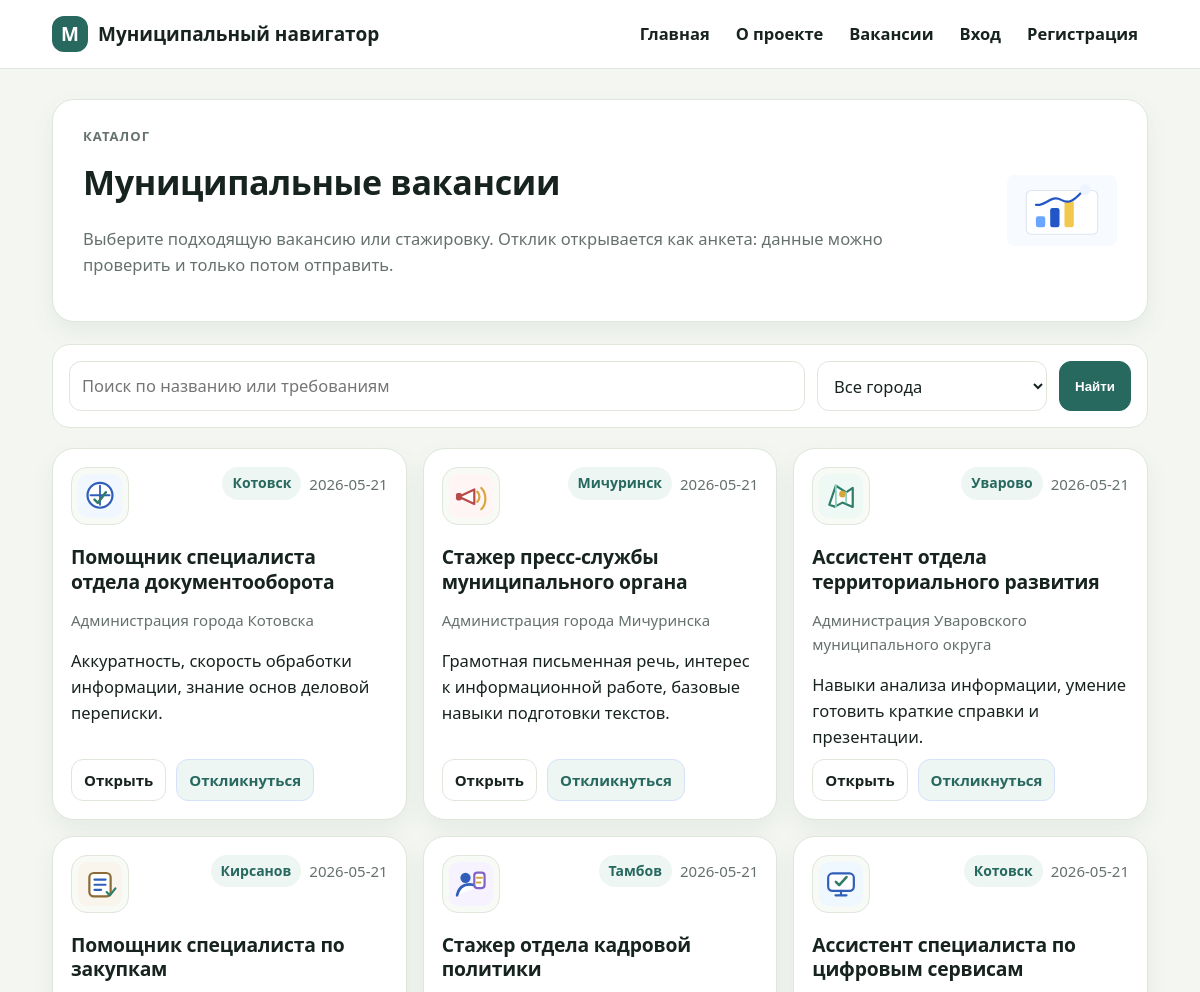
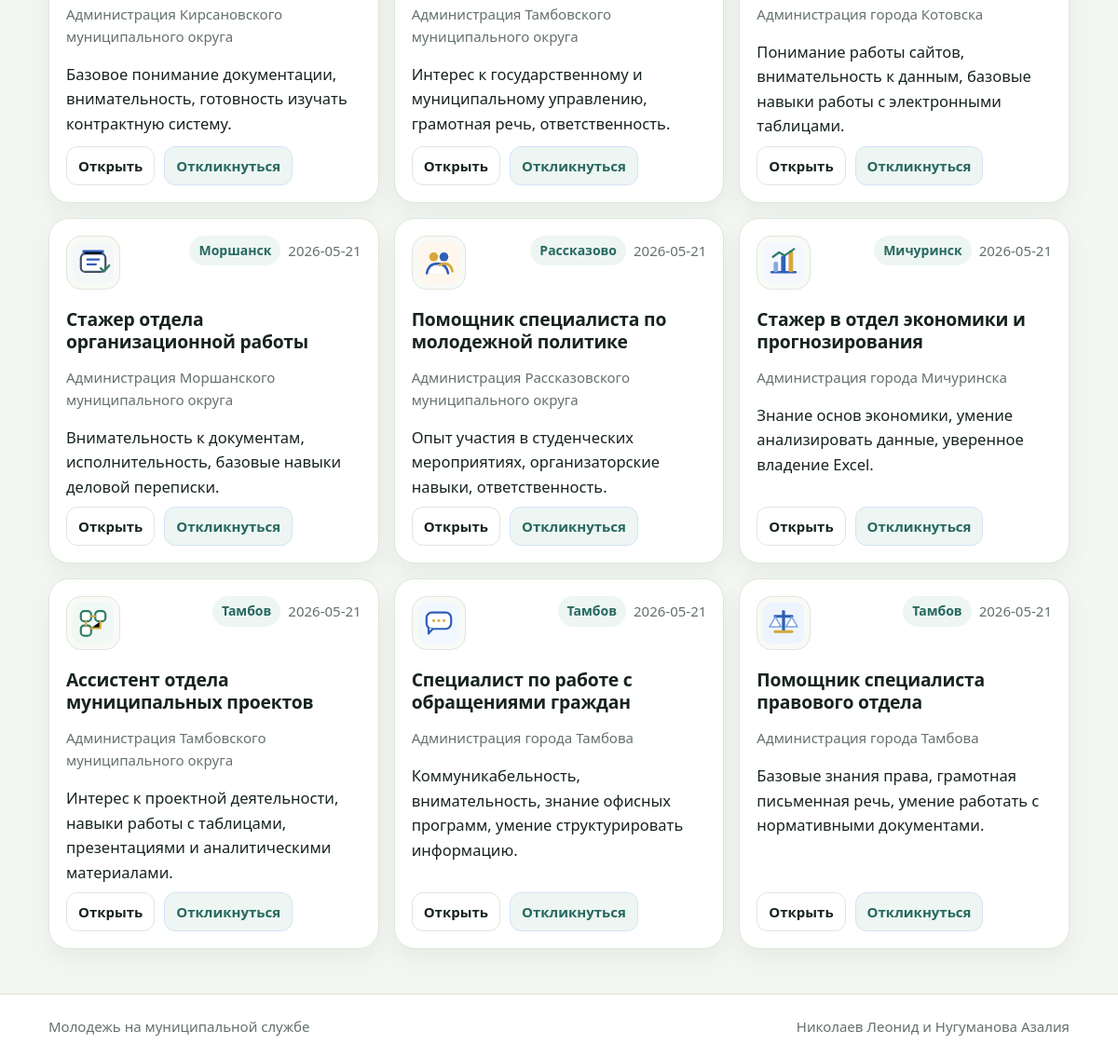
/vacancies, run on the app's committed database (2 pictures, top to bottom).
### tables this page shows
CREATE TABLE "Главное_меню" (
    "id" INTEGER PRIMARY KEY AUTOINCREMENT,
    "название" TEXT NOT NULL,
    "ссылка" TEXT NOT NULL,
    "роль" TEXT NOT NULL DEFAULT 'all',
    "порядок" INTEGER NOT NULL DEFAULT 0
);

CREATE TABLE "Вакансии" (
    "id" INTEGER PRIMARY KEY AUTOINCREMENT,
    "id_органа" INTEGER NOT NULL,
    "название" TEXT NOT NULL,
    "требования" TEXT,
    "условия" TEXT,
    "изображение" TEXT NOT NULL DEFAULT 'city.svg',
    "дата_публикации" TEXT NOT NULL DEFAULT CURRENT_TIMESTAMP,
    "активна" INTEGER NOT NULL DEFAULT 1,
    FOREIGN KEY ("id_органа") REFERENCES "Муниципальные_органы"("id") ON DELETE CASCADE
);

### app.py (the view)
@app.route('/vacancies')
def vacancies():
    search = request.args.get('q', '').strip()
    city = request.args.get('city', '').strip()
    vacancies_list = g.dbase.get_vacancies(search=search, city=city)
    cities = g.dbase.get_cities()
    return render_template('vacancies.html', title='Вакансии', vacancies=vacancies_list, cities=cities, search=search, city=city)

### FDataBase.py (called while the page is built)
    def get_menu(self, role='guest'):
        return self.__cur.execute('''
            SELECT "название" AS title, "ссылка" AS url, "роль" AS role
            FROM "Главное_меню"
            WHERE "роль" = 'all' OR "роль" = ?
            ORDER BY "порядок"
        ''', (role,)).fetchall()

    def get_cities(self):
        return self.__cur.execute('''
            SELECT DISTINCT "город" AS city
            FROM "Муниципальные_органы"
            ORDER BY "город"
        ''').fetchall()

### app.py (called while the page is built)
def connect_db():
    conn = sqlite3.connect(app.config['DATABASE'])
    conn.row_factory = sqlite3.Row
    conn.execute('PRAGMA foreign_keys = ON')
    return conn

def get_db():
    if not hasattr(g, 'link_db'):
        g.link_db = connect_db()
    return g.link_db

@app.before_request
def before_request():
    global dbase
    dbase = FDataBase(get_db())
    g.dbase = dbase

@app.context_processor
def inject_common_data():
    menu = []
    try:
        if hasattr(g, 'dbase'):
            role = current_user.get_role() if current_user.is_authenticated else 'guest'
            menu = g.dbase.get_menu(role)
    except Exception:
        menu = []
    return dict(menu=menu, courses=COURSES, vacancy_images=VACANCY_IMAGES)

### templates/vacancies.html (shortened to what this page needs)
{% extends 'base.html' %}
{% block content %}
<section class="page-title compact page-with-image">
    <div>
        <p class="eyebrow">Каталог</p>
        <h1>Муниципальные вакансии</h1>
        <p>Выберите подходящую вакансию или стажировку. Отклик открывается как анкета: данные можно проверить и только потом отправить.</p>
    </div>
    <img src="{{ url_for('static', filename='images/analytics.svg') }}" alt="Каталог вакансий">
</section>
<form class="filter-form" method="get">
    <input type="text" name="q" value="{{ search }}" placeholder="Поиск по названию или требованиям">
    <select name="city">
        <option value="">Все города</option>
    </select>
    <button class="btn primary" type="submit">Найти</button>
</form>
<div class="cards-grid">
    {% for vacancy in vacancies %}
        <article class="vacancy-card">
            <div class="vacancy-card-head">
                <span class="vacancy-icon">
                    <img src="{{ url_for('static', filename='images/' + vacancy.image) }}" alt="">
                </span>
                <div class="card-top">
                    <span class="badge">{{ vacancy.city }}</span>
                    <span class="date">{{ vacancy.date_publication[:10] }}</span>
                </div>
            </div>
            <h3>{{ vacancy.title }}</h3>
            <p class="muted">{{ vacancy.organ_name }}</p>
            <p>{{ vacancy.requirements[:135] }}{% if vacancy.requirements|length > 135 %}...{% endif %}</p>
            <div class="card-actions">
                <a class="btn small" href="{{ url_for('vacancy_page', vacancy_id=vacancy.id) }}">Открыть</a>
                {% if current_user.is_authenticated and current_user.get_role() == 'student' %}
                    <a class="btn small secondary" href="{{ url_for('apply', vacancy_id=vacancy.id) }}">Откликнуться</a>
                {% elif not current_user.is_authenticated %}
                    <a class="btn small secondary" href="{{ url_for('login', next=url_for('apply', vacancy_id=vacancy.id)) }}">Откликнуться</a>
                {% endif %}
            </div>
        </article>
    {% else %}
        <div class="empty">Вакансии не найдены.</div>
    {% endfor %}
</div>
{% endblock %}

### templates/base.html (shortened to what this page needs)
<!doctype html>
<html lang="ru">
<head>
    <link rel="stylesheet" href="{{ url_for('static', filename='style.css') }}">
</head>
<body>
<header class="site-header">
    <div class="container header-inner">
        <a class="logo" href="{{ url_for('index') }}">
            <span class="logo-mark">М</span>
            <span>Муниципальный навигатор</span>
        </a>
        <nav class="main-nav">
            {% for item in menu %}
                <a href="{{ item.url }}">{{ item.title }}</a>
            {% endfor %}
        </nav>
    </div>
</header>
<main class="container main-content">
    {% block content %}{% endblock %}
</main>
<footer class="footer">
    <div class="container footer-inner">
        <span>Молодежь на муниципальной службе</span>
        <span>Николаев Леонид и Нугуманова Азалия</span>
    </div>
</footer>
</body>
</html>

### static/style.css (style rules this page uses)
:root { --bg: #f4f6f1; --card: #ffffff; --text: #17231f; --muted: #65716d; --border: #dfe6dc; --primary: #27685f; --primary-dark: #1f514b; --soft: #edf6f2; --soft-2: #f8faf6; --success: #ecf8ef; --danger: #fff1f1; --warning: #fff8e6; }
* { box-sizing: border-box; }
body { margin: 0; font-family: "Segoe UI", Arial, Helvetica, sans-serif; color: var(--text); background: var(--bg); line-height: 1.6; font-size: 16.5px; }
h1, h2, h3 { font-weight: 650; letter-spacing: -0.01em; }
a { color: var(--primary); text-decoration: none; }
.container { max-width: 1140px; margin: 0 auto; padding: 0 22px; }
.site-header { background: #fff; border-bottom: 1px solid var(--border); position: sticky; top: 0; z-index: 10; }
.header-inner { min-height: 68px; display: flex; align-items: center; justify-content: space-between; gap: 18px; }
.logo { display: flex; align-items: center; gap: 10px; color: var(--text); font-weight: 650; font-size: 19px; }
.logo-mark { width: 36px; height: 36px; border-radius: 12px; background: var(--primary); color: #fff; display: inline-flex; align-items: center; justify-content: center; }
.main-nav { display: flex; flex-wrap: wrap; gap: 6px; justify-content: flex-end; }
.main-nav a { color: var(--text); padding: 8px 10px; border-radius: 10px; font-weight: 600; }
.main-content { padding-top: 30px; padding-bottom: 48px; }
.hero-text, .hero-visual, .panel, .detail-card, .auth-card, .vacancy-card, .stat-card, .step-card, .page-title { background: var(--card); border: 1px solid var(--border); border-radius: 22px; box-shadow: 0 10px 24px rgba(39, 104, 95, 0.07); }
.eyebrow { margin: 0 0 8px; color: var(--primary); font-weight: 600; text-transform: uppercase; font-size: 13px; letter-spacing: .08em; }
.hero-actions, .card-actions { display: flex; gap: 10px; flex-wrap: wrap; align-items: center; margin-top: 20px; }
.btn { border: 1px solid var(--border); background: #fff; color: var(--text); border-radius: 12px; padding: 10px 15px; font-weight: 600; cursor: pointer; display: inline-flex; align-items: center; justify-content: center; min-height: 40px; transition: background .15s ease, border-color .15s ease; }
.btn.primary { background: var(--primary); color: #fff; border-color: var(--primary); }
.btn.secondary { background: var(--soft); color: var(--primary); border-color: #d6e2fb; }
.btn.small { padding: 8px 12px; min-height: 36px; font-size: 15px; }
.cards-grid { display: grid; grid-template-columns: repeat(3, 1fr); gap: 16px; }
.vacancy-card { padding: 18px; display: flex; flex-direction: column; min-height: 300px; }
.vacancy-card-head { display: flex; align-items: flex-start; justify-content: space-between; gap: 14px; margin-bottom: 12px; }
.vacancy-icon { width: 58px; height: 58px; border-radius: 16px; background: var(--soft-2); border: 1px solid var(--border); display: inline-flex; align-items: center; justify-content: center; flex: 0 0 auto; }
.vacancy-icon img { width: 44px; height: 44px; object-fit: contain; display: block; }
.vacancy-card h3 { margin: 8px 0 6px; line-height: 1.25; }
.vacancy-card p { margin: 8px 0; }
.vacancy-card .card-actions, .vacancy-card > .btn { margin-top: auto; }
.card-top { display: flex; justify-content: flex-end; flex-wrap: wrap; gap: 8px; align-items: center; }
.badge { display: inline-block; padding: 5px 10px; background: var(--soft); color: var(--primary); border-radius: 999px; font-size: 14px; font-weight: 600; }
.date, .muted { color: var(--muted); font-size: 15px; }
.page-title { padding: 30px 34px; margin-bottom: 22px; }
.page-title h1 { margin: 0 0 10px; font-size: 34px; }
.page-title p { max-width: 820px; color: var(--muted); }
.page-title.compact { padding: 26px 30px; }
.page-with-image, .about-title { display: flex; justify-content: space-between; gap: 22px; align-items: center; }
.page-with-image img, .about-title img { width: 110px; height: 110px; object-fit: contain; }
.filter-form { display: grid; grid-template-columns: 1fr 230px auto; gap: 12px; background: var(--card); border: 1px solid var(--border); border-radius: 18px; padding: 16px; margin-bottom: 20px; }
input, select, textarea { width: 100%; border: 1px solid var(--border); border-radius: 12px; padding: 11px 12px; background: #fff; color: var(--text); font: inherit; }
.footer { border-top: 1px solid var(--border); background: #fff; color: var(--muted); }
.footer-inner { min-height: 68px; display: flex; justify-content: space-between; align-items: center; gap: 16px; font-size: 15px; }

### data on the page
Главное_меню: title "Главная"
Главное_меню: title "О проекте"
Главное_меню: title "Вакансии"
Главное_меню: title "Вход"
Главное_меню: title "Регистрация"
Вакансии: изображение (picture), city "Котовск", дата_публикации "2026-05-21", title "Помощник специалиста отдела документооборота", organ_name "Администрация города Котовска", требования "Аккуратность, скорость обработки информации, знание основ деловой переписки."
Вакансии: изображение (picture), city "Мичуринск", дата_публикации "2026-05-21", title "Стажер пресс-службы муниципального органа", organ_name "Администрация города Мичуринска", требования "Грамотная письменная речь, интерес к информационной работе, базовые навыки подготовки текстов."
Вакансии: изображение (picture), city "Уварово", дата_публикации "2026-05-21", title "Ассистент отдела территориального развития", organ_name "Администрация Уваровского муниципального округа", требования "Навыки анализа информации, умение готовить краткие справки и презентации."
Вакансии: изображение (picture), city "Кирсанов", дата_публикации "2026-05-21", title "Помощник специалиста по закупкам", organ_name "Администрация Кирсановского муниципального округа", требования "Базовое понимание документации, внимательность, готовность изучать контрактную систему."
Вакансии: изображение (picture), city "Тамбов", дата_публикации "2026-05-21", title "Стажер отдела кадровой политики", organ_name "Администрация Тамбовского муниципального округа", требования "Интерес к государственному и муниципальному управлению, грамотная речь, ответственность."
Вакансии: изображение (picture), city "Котовск", дата_публикации "2026-05-21", title "Ассистент специалиста по цифровым сервисам", organ_name "Администрация города Котовска", требования "Понимание работы сайтов, внимательность к данным, базовые навыки работы с электронными таблицами."
Вакансии: изображение (picture), city "Моршанск", дата_публикации "2026-05-21", title "Стажер отдела организационной работы", organ_name "Администрация Моршанского муниципального округа", требования "Внимательность к документам, исполнительность, базовые навыки деловой переписки."
Вакансии: изображение (picture), city "Рассказово", дата_публикации "2026-05-21", title "Помощник специалиста по молодежной политике", organ_name "Администрация Рассказовского муниципального округа", требования "Опыт участия в студенческих мероприятиях, организаторские навыки, ответственность."
Вакансии: изображение (picture), city "Мичуринск", дата_публикации "2026-05-21", title "Стажер в отдел экономики и прогнозирования", organ_name "Администрация города Мичуринска", требования "Знание основ экономики, умение анализировать данные, уверенное владение Excel."
Вакансии: изображение (picture), city "Тамбов", дата_публикации "2026-05-21", title "Ассистент отдела муниципальных проектов", organ_name "Администрация Тамбовского муниципального округа", требования "Интерес к проектной деятельности, навыки работы с таблицами, презентациями и аналитическими материалами."
Вакансии: изображение (picture), city "Тамбов", дата_публикации "2026-05-21", title "Специалист по работе с обращениями граждан", organ_name "Администрация города Тамбова", требования "Коммуникабельность, внимательность, знание офисных программ, умение структурировать информацию."
Вакансии: изображение (picture), city "Тамбов", дата_публикации "2026-05-21", title "Помощник специалиста правового отдела", organ_name "Администрация города Тамбова", требования "Базовые знания права, грамотная письменная речь, умение работать с нормативными документами."
